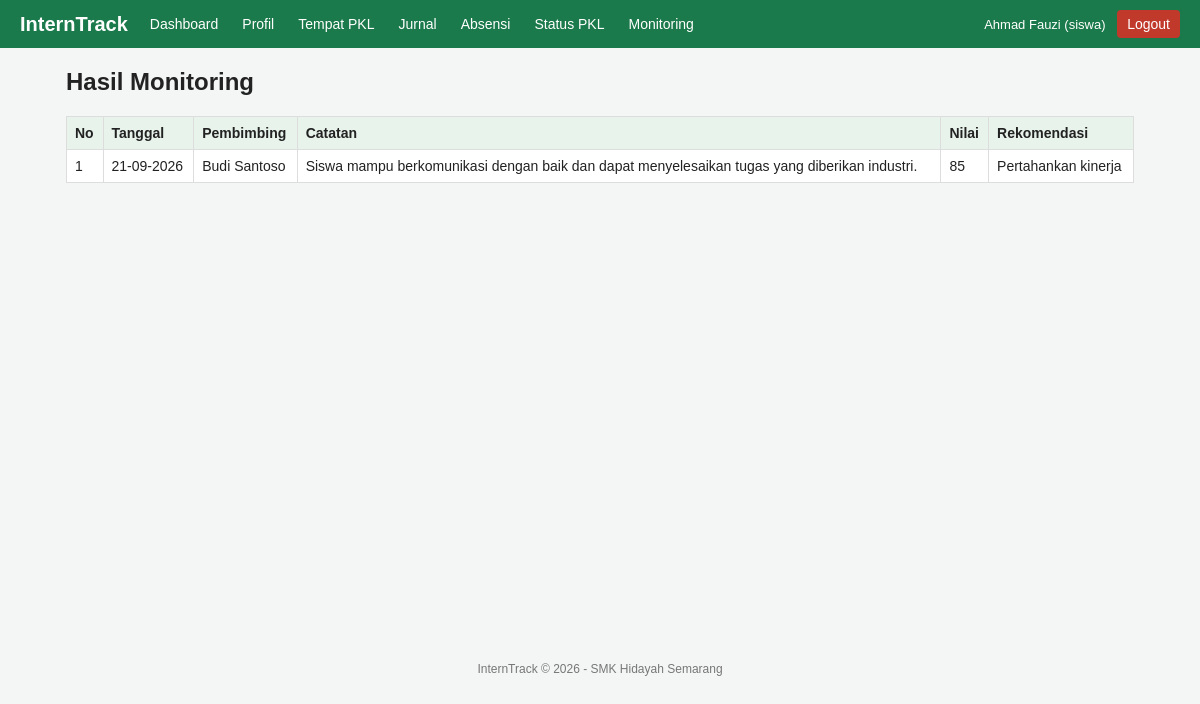
Page /siswa/monitoring.php (signed in) on the committed database.
### tables this page shows
CREATE TABLE monitoring (
  id INT AUTO_INCREMENT PRIMARY KEY,
  siswa_id INT NOT NULL,
  pembimbing_id INT NULL,
  tanggal DATE NOT NULL,
  catatan TEXT NOT NULL,
  nilai INT NOT NULL,
  rekomendasi TEXT,
  FOREIGN KEY (siswa_id) REFERENCES siswa(id) ON DELETE CASCADE,
  FOREIGN KEY (pembimbing_id) REFERENCES pembimbing(id) ON DELETE SET NULL
);

CREATE TABLE pembimbing (
  id INT AUTO_INCREMENT PRIMARY KEY,
  user_id INT NOT NULL,
  nip VARCHAR(20) NOT NULL UNIQUE,
  nama VARCHAR(100) NOT NULL,
  no_hp VARCHAR(20),
  FOREIGN KEY (user_id) REFERENCES users(id) ON DELETE CASCADE
);

### config/koneksi.php (called while the page is built, shortened)
<?php
function e($s) {
    return htmlspecialchars((string)$s, ENT_QUOTES, 'UTF-8');
}
function tgl($d) {
    return $d ? date('d-m-Y', strtotime($d)) : '-';
}

### siswa/monitoring.php (the view, shortened to what this page needs)
<?php
require __DIR__ . '/../config/koneksi.php';
$s = siswa_login($pdo);
$st = $pdo->prepare("SELECT m.*, pb.nama AS nama_pembimbing FROM monitoring m LEFT JOIN pembimbing pb ON pb.id = m.pembimbing_id WHERE m.siswa_id = ? ORDER BY m.tanggal DESC");
$st->execute([$s['id']]);
$rows = $st->fetchAll();
include __DIR__ . '/../config/header.php';
?>
<table>
    <tr><th>No</th><th>Tanggal</th><th>Pembimbing</th><th>Catatan</th><th>Nilai</th><th>Rekomendasi</th></tr>
    <?php foreach ($rows as $i => $r): ?>
    <tr><td><?= $i + 1 ?></td><td><?= tgl($r['tanggal']) ?></td><td><?= e($r['nama_pembimbing'] ?? '-') ?></td>
        <td><?= e($r['catatan']) ?></td><td><?= $r['nilai'] ?></td><td><?= e($r['rekomendasi']) ?></td></tr>
    <?php endforeach; ?>
</table>
<?php include __DIR__ . '/../config/footer.php'; ?>

### assets/style.css (style rules this page uses)
* { box-sizing: border-box; }
body { font-family: Arial, sans-serif; margin: 0; background: #f3f6f4; color: #222; }
table { width: 100%; border-collapse: collapse; background: #fff; }
th, td { border: 1px solid #ddd; padding: 8px; text-align: left; font-size: 14px; vertical-align: top; }
th { background: #e8f3ec; }

### rows in the picture
monitoring: tanggal "21-09-2026", pembimbing.nama "Budi Santoso", catatan "Siswa mampu berkomunikasi dengan baik dan dapat menyelesaikan tugas yang diberikan industri.", nilai "85", rekomendasi "Pertahankan kinerja"

### other values in the picture
$label "Dashboard"
$label "Profil"
$label "Tempat PKL"
$label "Jurnal"
$label "Absensi"
$label "Status PKL"
$label "Monitoring"
$_SESSION['user']['nama'] "Ahmad Fauzi"
$role "siswa"
$judul "Hasil Monitoring"
